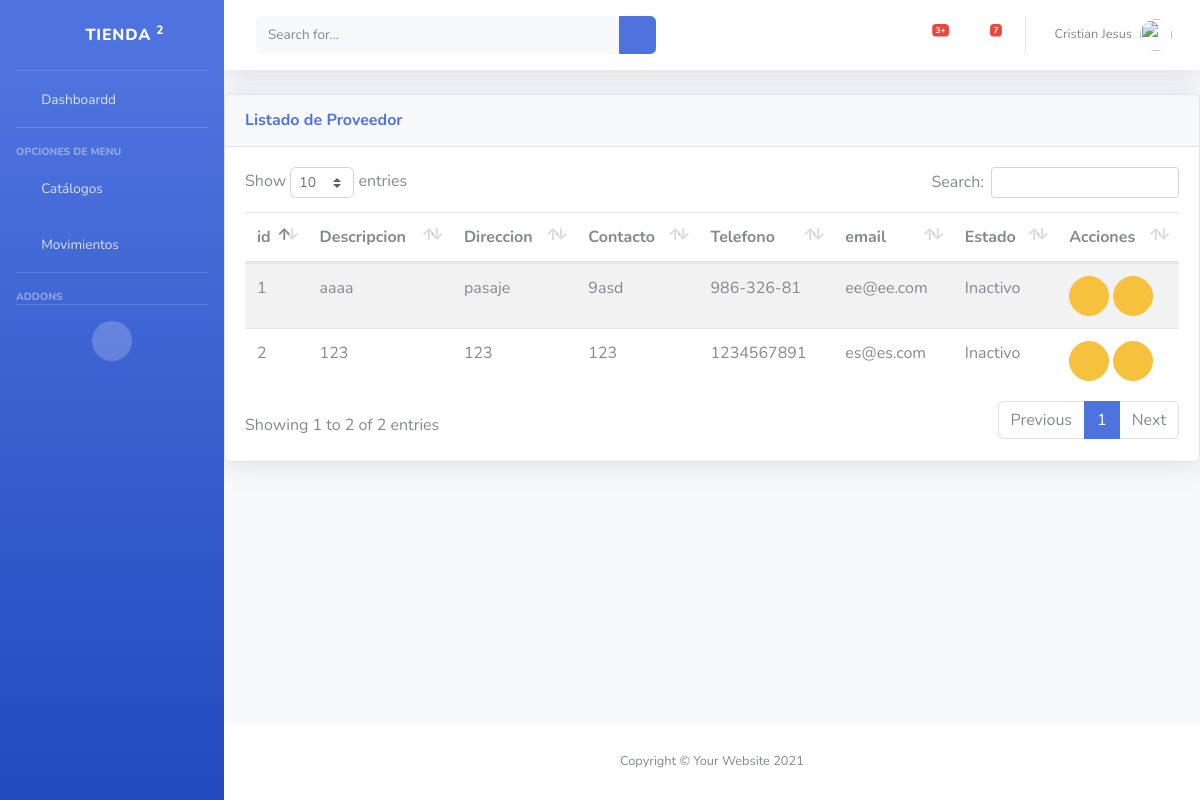
/cmp/proveedor/ (signed in), run on an earlier commit of the app's database.
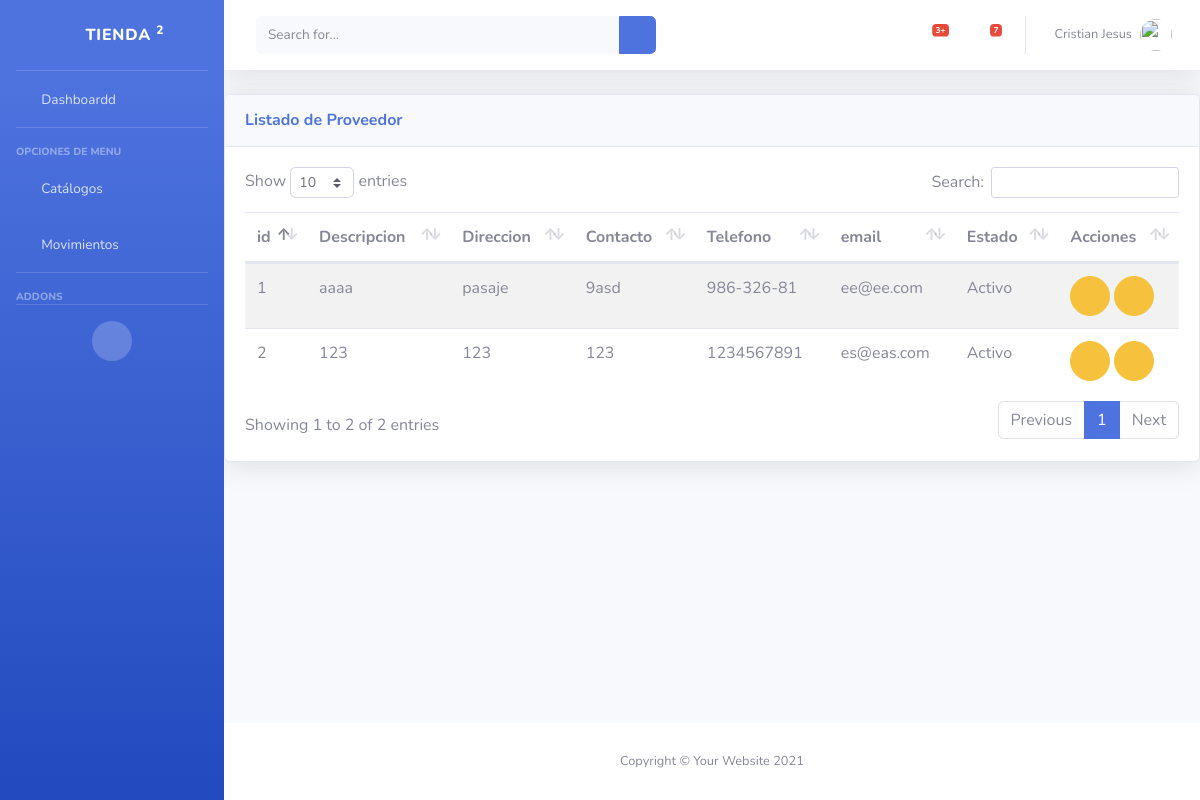
And on a later commit of the database.
### cmp/models.py (models this page shows, shortened)
class Proveedor(Class_Modelo):
    description = models.CharField(max_length=100,unique=True,verbose_name="descripcion")
    direction=  models.CharField(max_length=250,null=True,blank=True,verbose_name="direccion")
    contact= models.CharField(max_length=100,verbose_name="Contacto")
    phone= models.CharField(max_length=10,null=True,blank=True,verbose_name="Telefono")
    email= models.CharField(max_length=250,null=True,blank=True,verbose_name="Email")
    class Meta:
        verbose_name = 'Proveedor'
        verbose_name_plural ='Proveedores'

### cmp/views.py (the view)
# urls.py: path('proveedor/',views.proveedorview,name='proveedor'),
@login_required(login_url='login')
def proveedorview(request):
    proveedores =Proveedor.objects.all()
    return render(request,'cmp/proveedor_list.html',{
        'proveedores':proveedores
    })

### cmp/templates/cmp/proveedor_list.html (shortened to what this page needs)
{% extends "base/base.html" %}
{%load static%}
{%block page_content %}
<div class="card shadow mb-4">
                                <div
                                    class="card-header py-3 d-flex flex-row align-items-center justify-content-between">
                                    <h6 class="m-0 font-weight-bold text-primary">Listado de Proveedor</h6>
                                    <div class="dropdown no-arrow">
                                        <a class="dropdown-toggle" href="#" role="button" id="dropdownMenuLink"
                                            data-toggle="dropdown" aria-haspopup="true" aria-expanded="false">
                                            <i class="fas fa-ellipsis-v fa-sm fa-fw text-gray-400"></i>
                                        </a>
                                    </div>
                                </div>
                                <div class="card-body">
                                   {%if not proveedores %}
                                       <div class= "alert alert-info">No hay Proveedores</div>
                                    {%else%}
                                    <table class="table table-striped table-hover">
                                        <thead>
                                                <th> id</th>
                                                <th> Descripcion </th>
                                                <th> Direccion</th>
                                                <th> Contacto</th>
                                                <th> Telefono</th>
                                                <th> email </th>
                                                <th> Estado</th>
                                                <th class="all">Acciones </th>
                                        </thead>
                                        <tbody>
                                        {% for item in proveedores %}
                                            <tr>
                                                <td>{{ item.id}} </td>
                                                <td>{{ item.description}} </td>
                                                <td> {{ item.direction}}</td>
                                                <td> {{ item.contact}}</td>
                                                <td> {{ item.phone}}</td>
                                                <td>{{ item.email}} </td>
                                                <td> {{ item.estado|yesno:"Activo,Inactivo"}}</td>
                                                <td>
                                                    <button  class="btn btn-warning btn-circle" onclick="return abrir_modal('{% url 'editarProveedor' id=item.id%}')" href="#" role="button"><i class =" far fa-edit"></i> </button>
                                                    <button  class="btn btn-warning btn-circle" onclick="return abrir_modal('{% url 'inactivarProveedor' id=item.id%}')" href="#"  role="button"><i class =" far fa-thumbs-down"></i> </button>
                                                </td>
                                            </tr>
                                        {% endfor %}
                                        </tbody>
                                    </table>
                                {%endif %}
                                </div>
                            </div>
                            {%endblock%}

What changed in the data, as far as the page shows it:
changed Proveedor "aaaa": estado "Inactivo" → "Activo"
changed Proveedor id 2: email "es@es.com" → "es@eas.com"; estado "Inactivo" → "Activo"
